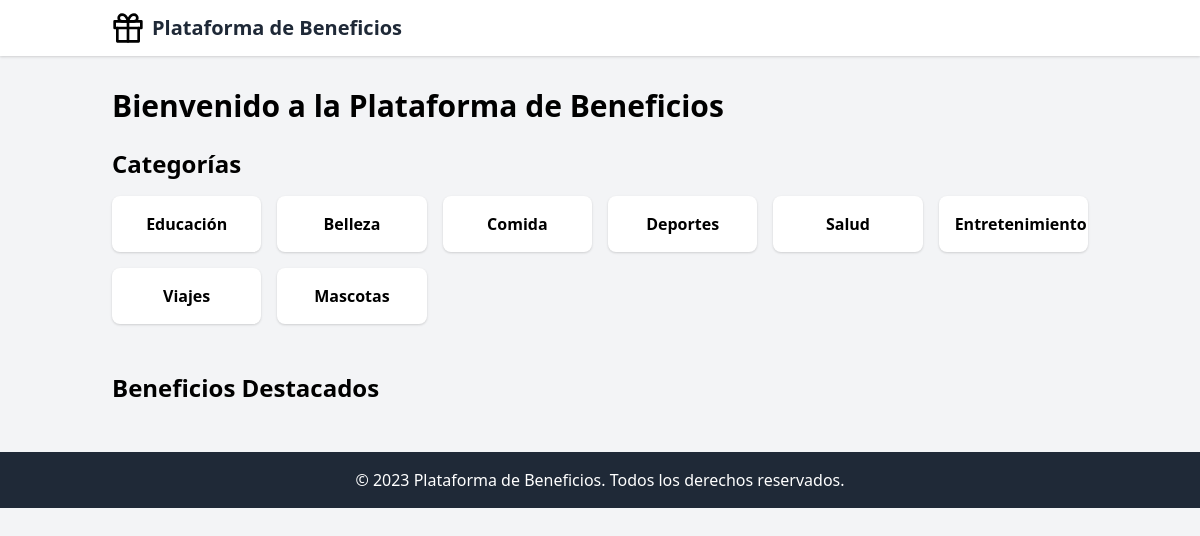
Before: / with the older database file.
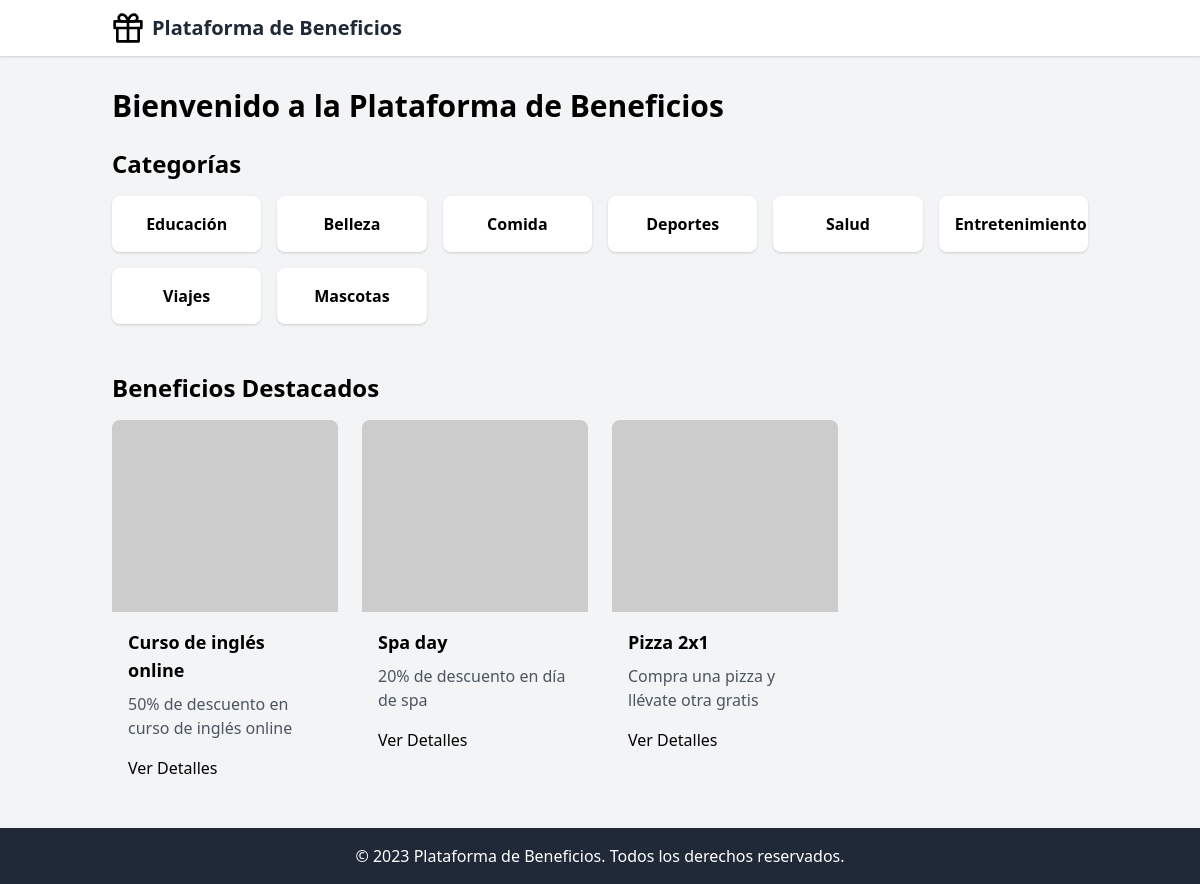
After: the same page with the newer database file.
### app/models.py (models this page shows)
class Category(db.Model):
    id = db.Column(db.Integer, primary_key=True)
    name = db.Column(db.String(64), index=True, unique=True)
    benefits = db.relationship('Benefit', backref='category', lazy='dynamic')

class Benefit(db.Model):
    id = db.Column(db.Integer, primary_key=True)
    name = db.Column(db.String(128), index=True)
    description = db.Column(db.Text)
    image_url = db.Column(db.String(256))
    company = db.Column(db.String(128))
    category_id = db.Column(db.Integer, db.ForeignKey('category.id'))
    redemptions = db.relationship('Redemption', backref='benefit', lazy='dynamic')
    featured = db.Column(db.Boolean, default=False)  # New field for featured benefits

### app/main/routes.py (the view)
@bp.route('/')
def index():
    categories = Category.query.all()
    featured_benefits = Benefit.query.filter_by(featured=True).limit(5).all()
    return render_template('index.html', categories=categories, featured_benefits=featured_benefits)

### templates/index.html
{% extends "base.html" %}
{% block content %}
<h1 class="text-3xl font-bold mb-6">Bienvenido a la Plataforma de Beneficios</h1>
<section class="mb-12">
    <h2 class="text-2xl font-semibold mb-4">Categorías</h2>
    <div class="grid grid-cols-2 sm:grid-cols-3 md:grid-cols-4 lg:grid-cols-6 gap-4">
        {% for category in categories %}
        <a href="{{ url_for('main.category', id=category.id) }}" class="bg-white rounded-lg shadow p-4 text-center hover:shadow-md transition duration-300">
            <h3 class="font-semibold">{{ category.name }}</h3>
        </a>
        {% endfor %}
    </div>
</section>
<section>
    <h2 class="text-2xl font-semibold mb-4">Beneficios Destacados</h2>
    <div class="grid grid-cols-1 sm:grid-cols-2 md:grid-cols-3 lg:grid-cols-4 gap-6">
        {% for benefit in featured_benefits %}
        <div class="benefit-card">
            <img src="{{ benefit.image_url }}" alt="{{ benefit.name }}" class="w-full h-48 object-cover rounded-t-lg">
            <div class="p-4">
                <h3 class="font-semibold text-lg mb-2">{{ benefit.name }}</h3>
                <p class="text-gray-600 mb-4">{{ benefit.description | truncate(100) }}</p>
                <a href="{{ url_for('main.benefit', id=benefit.id) }}" class="btn-primary">Ver Detalles</a>
            </div>
        </div>
        {% endfor %}
    </div>
</section>
{% endblock %}

### templates/base.html (shortened to what this page needs)
<!DOCTYPE html>
<html lang="es">
<head>
    <link rel="stylesheet" href="{{ url_for('static', filename='css/tailwind.css') }}">
</head>
<body class="bg-gray-100">
    <header class="bg-white shadow">
        <nav class="container mx-auto px-6 py-3">
            <div class="flex justify-between items-center">
                <a href="{{ url_for('main.index') }}" class="text-xl font-bold text-gray-800 flex items-center">
                    <img src="{{ url_for('static', filename='img/logo.svg') }}" alt="Logo" class="h-8 w-8 mr-2">
                    Plataforma de Beneficios
                </a>
            </div>
        </nav>
    </header>
    <main class="container mx-auto px-6 py-8">
        {% block content %}{% endblock %}
    </main>
    <footer class="bg-gray-800 text-white py-4">
        <div class="container mx-auto px-6 text-center">
            <p>&copy; 2023 Plataforma de Beneficios. Todos los derechos reservados.</p>
        </div>
    </footer>
</body>
</html>

Changed rows visible on the page:
now on this page (row edited): Benefit: name "Curso de inglés online", description "50% de descuento en curso de inglés online"
now on this page (row edited): Benefit: name "Spa day", description "20% de descuento en día de spa"
now on this page (row edited): Benefit: name "Pizza 2x1", description "Compra una pizza y llévate otra gratis"
